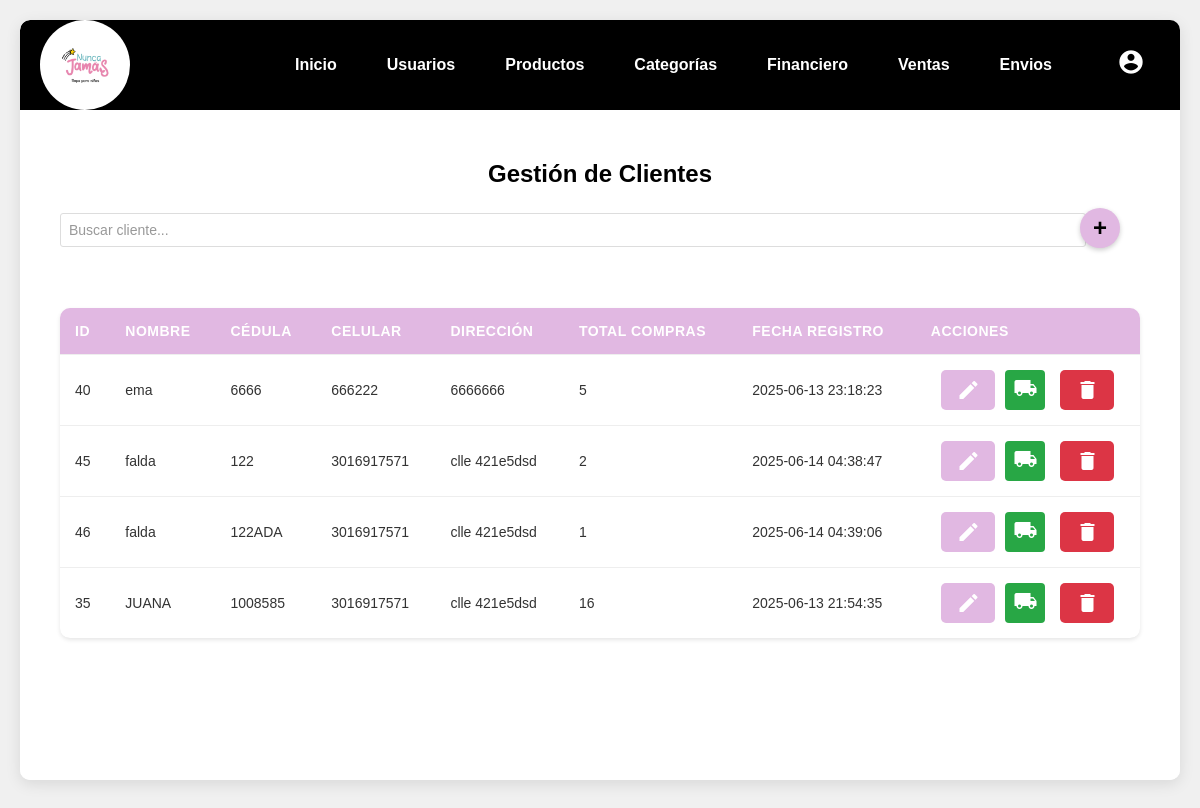
/pages/envios.php, run on the app's committed database.
### tables this page shows
CREATE TABLE `clientes` (
  `id` int(11) NOT NULL,
  `nombre` varchar(100) NOT NULL,
  `cedula` varchar(20) NOT NULL,
  `celular` varchar(20) NOT NULL,
  `direccion` text NOT NULL,
  `total_compras` int(11) DEFAULT 1,
  `fecha_registro` timestamp NOT NULL DEFAULT current_timestamp()
);

### controllers/envios/envios.php (called while the page is built, shortened)
<?php
class EnviosManager {
    private $conexion;
    public function __construct($conexion) {
        $this->conexion = $conexion;
    }
    public function modificarTablaVentas() {
        $sql_modificar_ventas = "ALTER TABLE ventas
            ADD COLUMN id_cliente INT(11) NULL AFTER id,
            ADD FOREIGN KEY (id_cliente) REFERENCES clientes(id)";
        try {
            $this->conexion->query($sql_modificar_ventas);
            return ['success' => true, 'message' => 'Tabla ventas modificada exitosamente'];
        } catch (Exception $e) {
            return ['success' => false, 'message' => 'Error al modificar la tabla ventas: ' . $e->getMessage()];
        }
    }
    public function obtenerClientes() {
        $sql = "SELECT * FROM clientes ORDER BY nombre";
        $resultado = $this->conexion->query($sql);
        return $resultado;
    }
}
?>

### pages/envios.php (the view, shortened to what this page needs)
<?php
require_once __DIR__ . '/../conexion.php';
require_once __DIR__ . '/../controllers/envios/envios.php';
$enviosManager = new EnviosManager($conexion);
$resultado = $enviosManager->obtenerClientes();
?>
<!DOCTYPE html>
<html lang="es">
<head>
    <link rel="stylesheet" href="../css/estilos.css">
    <link rel="stylesheet" href="../css/listarUsuario.css">
    <link rel="stylesheet" href="../css/tablas.css">
</head>
<body>
    <div class="contenedor-principal">
        <?php include '../components/header.php'; ?>
        <div class="contenido">
            <h2>Gestión de Clientes</h2>
            <div class="filtro-agregar-contenedor">
                <div class="filtro-contenedor">
                    <input type="text" id="filtro-cliente" placeholder="Buscar cliente..." class="filtro-input">
                </div>
                <div class="btn-agregar-contenedor">
                    <button onclick="abrirModalInsertar()" class="btn-agregar">+</button>
                </div>
            </div>
            <div class="tabla-contenedor">
                <table>
                    <thead>
                        <tr>
                            <th>ID</th>
                            <th>Nombre</th>
                            <th>Cédula</th>
                            <th>Celular</th>
                            <th>Dirección</th>
                            <th>Total Compras</th>
                            <th>Fecha Registro</th>
                            <th>Acciones</th>
                        </tr>
                    </thead>
                    <tbody id="tabla-clientes">
                        <?php
                        if ($resultado->num_rows > 0) {
                            while($cliente = $resultado->fetch_assoc()) {
                                echo "<tr>";
                                echo "<td>" . $cliente['id'] . "</td>";
                                echo "<td>" . htmlspecialchars($cliente['nombre']) . "</td>";
                                echo "<td>" . htmlspecialchars($cliente['cedula']) . "</td>";
                                echo "<td>" . htmlspecialchars($cliente['celular']) . "</td>";
                                echo "<td>" . htmlspecialchars($cliente['direccion']) . "</td>";
                                echo "<td>" . $cliente['total_compras'] . "</td>";
                                echo "<td>" . $cliente['fecha_registro'] . "</td>";
                                echo "<td class='acciones'>";
                                echo "<button onclick='abrirModalEditar(" . htmlspecialchars(json_encode($cliente)) . ")' class='btn-editar'>";
                                echo "<span class='material-icons'>edit</span>";
                                echo "</button>";
                                echo "<button onclick='abrirModalGuia(" . htmlspecialchars(json_encode($cliente)) . ")' class='btn-guia'>";
                                echo "<span class='material-icons'>local_shipping</span>";
                                echo "</button>";
                                echo "<a href='../controllers/clientes/eliminar_cliente.php?id=" . $cliente['id'] . "' class='btn-eliminar' onclick='return confirm(\"¿Estás seguro de eliminar este cliente?\")'>";
                                echo "<span class='material-icons'>delete</span>";
                                echo "</a>";
                                echo "</td>";
                                echo "</tr>";
                            }
                        } else {
                            echo "<tr><td colspan='8' class='text-center'>No hay clientes registrados</td></tr>";
                        }
                        ?>
                    </tbody>
                </table>
            </div>
        </div>
    </div>
</body>
</html>

### css/estilos.css (style rules this page uses)
body { background-color: #f0f0f0; font-family: Arial, sans-serif; min-height: 100vh; padding: 20px; display: flex; flex-direction: column; align-items: center; margin: 0; overflow-x: hidden; }
.contenedor-principal { background-color: #ffffff; width: 100%; max-width: 1200px; margin: 0 auto; box-shadow: 0 4px 15px rgba(0, 0, 0, 0.1); border-radius: 10px; min-height: calc(100vh - 40px); max-height: calc(100vh - 40px); display: flex; flex-direction: column; overflow: hidden; }
.contenido { padding: 30px 40px; background-color: #ffffff; flex: 1; display: flex; flex-direction: column; align-items: center; overflow-y: auto; }
input[type="text"], input[type="password"], input[type="email"] { width: 100%; padding: 8px; margin-bottom: 15px; border: 1px solid #ddd; border-radius: 3px; }
button { padding: 10px 15px; background-color: #E1B8E2; color: white; border: none; border-radius: 3px; cursor: pointer; }
.btn-agregar-contenedor { justify-content: flex-end; margin-bottom: 20px; margin-right: 20px; }
.btn-agregar { background-color: #E1B8E2; color: white; border: none; border-radius: 50%; width: 40px; height: 40px; font-size: 24px; cursor: pointer; display: flex; align-items: center; justify-content: center; transition: all 0.3s ease; box-shadow: 0 2px 5px rgba(0,0,0,0.2); }
.tabla-contenedor { width: 100%; overflow-x: auto; margin-top: 20px; }
table { width: 100%; border-collapse: collapse; background-color: white; box-shadow: 0 1px 3px rgba(0, 0, 0, 0.1); }
th, td { padding: 12px 15px; text-align: left; border-bottom: 1px solid #ddd; }
th { background-color: #f8f9fa; font-weight: bold; color: #333; }
.acciones { display: flex; gap: 10px; }
.btn-editar, .btn-eliminar { padding: 6px 12px; border-radius: 4px; text-decoration: none; font-size: 14px; transition: background-color 0.3s; }
.btn-editar { background-color: #E1B8E2; color: white; }
.btn-eliminar { background-color: #dc3545; color: white; }

### css/listarUsuario.css (style rules this page uses)
.filtro-agregar-contenedor { display: flex; justify-content: space-between; align-items: center; margin-bottom: 20px; width: 100%; padding: 0 15px; gap: 2px; }
.filtro-contenedor { flex: 1; margin-right: 10px; max-width: calc(100% - 40px); }
.filtro-input { padding: 8px 12px; border: 1px solid #ddd; border-radius: 4px; width: 100%; font-size: 14px; transition: border-color 0.3s; min-width: 300px; }
.filtro-input::placeholder { color: #999; }
.btn-agregar-contenedor { display: flex; align-items: center; }
.btn-agregar { background-color: #E1B8E2; color: black; border: none; border-radius: 50%; width: 40px; height: 40px; font-size: 24px; cursor: pointer; display: flex; align-items: center; justify-content: center; transition: background-color 0.3s; }

### pages/envios.php (style rules this page uses)
.btn-guia { background-color: #28a745; color: white; padding: 4px 8px; border: none; border-radius: 4px; cursor: pointer; margin-right: 5px; }
.material-icons { font-size: 18px; }

### data on the page
clientes: id "40", nombre "ema", cedula "6666", celular "666222", direccion "6666666", total_compras "5", fecha_registro "2025-06-13 23:18:23"
clientes: id "45", nombre "falda", cedula "122", celular "3016917571", direccion "clle 421e5dsd", total_compras "2", fecha_registro "2025-06-14 04:38:47"
clientes: id "46", nombre "falda", cedula "122ADA", celular "3016917571", direccion "clle 421e5dsd", total_compras "1", fecha_registro "2025-06-14 04:39:06"
clientes: id "35", nombre "JUANA", cedula "1008585", celular "3016917571", direccion "clle 421e5dsd", total_compras "16", fecha_registro "2025-06-13 21:54:35"
